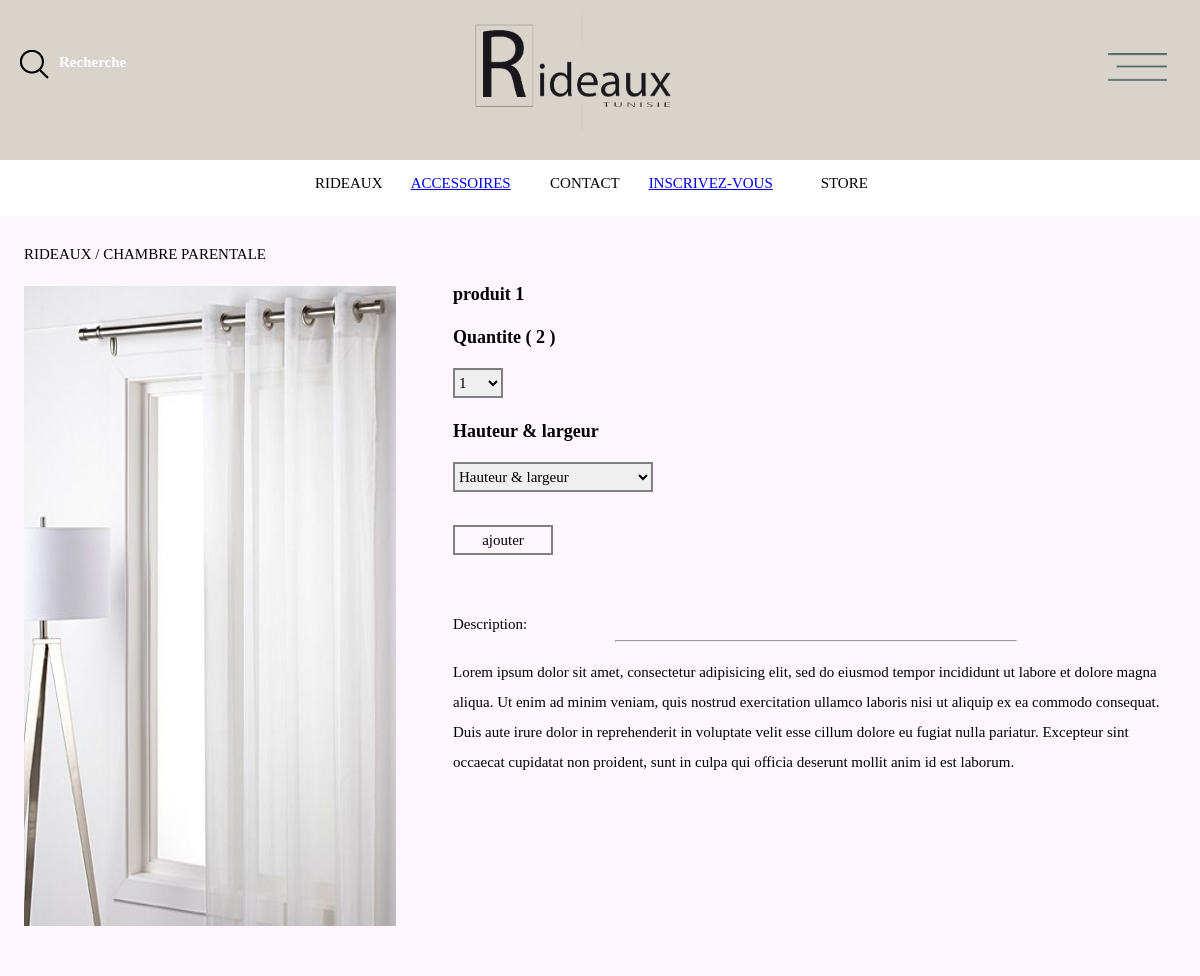
Screenshot of /details.php?id_p=1 with the database file from the repository.
### tables this page shows
CREATE TABLE IF NOT EXISTS `produit` (
  `id_produit` int(11) NOT NULL AUTO_INCREMENT,
  `nom_produit` varchar(100) NOT NULL,
  `description_produit` text NOT NULL,
  `quantite_produit` int(11) NOT NULL,
  `prix_produit` float NOT NULL,
  `image_produit` varchar(200) NOT NULL,
  `categorie_produit` int(11) NOT NULL,
  `reference_produit` varchar(100) NOT NULL,
  `size` varchar(100) NOT NULL,
  PRIMARY KEY (`id_produit`)
);

### details.php (the view, shortened to what this page needs)
<!DOCTYPE html>
<html>
<head>
  <link rel="stylesheet" href="css/conferences1.css" />
  <link rel="stylesheet" type="text/css" href="css/style.css">
</head>
<body>
  <div class="container_index1">
    <?php include('header.php');?>
    <div class="page66">
        <div class="sous_page6">
            RIDEAUX / CHAMBRE PARENTALE
        </div>
        <?php
          $req=mysql_query("select * from produit where id_produit = '$_GET[id_p]'");
          while($row=mysql_fetch_array($req)){
        ?>
        <div class="contenu_produit">
              <div class="sous_page77">
                                      <img src="produit/<?php echo $row['image_produit'];?>" class="image_produit_desc">
              </div>
              <div class="sous_page88">
                  <form action="" method="post">
                      <table style="margin-top:-10px;">
                          <tr>
                              <td style="height:30px;">
                                  <b style="font-size:18px;"><?php echo $row['nom_produit'];?> </b>
                              </td>
                          </tr>
                          <tr>
                              <td>
                              </td>
                          </tr>
                          <tr>
                              <td style="height:90px;">
                                  <label><b style="font-size:18px;">Quantite ( <?php echo $row['quantite_produit'];?> )</b></label><br>
                                  <select name="quantite" style="color:black;height:30px;width:50px;border:2px solid grey;margin-top:20px;">
                                    <option value="1">1</option>
                                  </select>
                              </td>
                          </tr>
                          <tr>
                              <td style="height:90px;">
                                  <label><b style="font-size:18px;">Hauteur & largeur</b></label><br>
                                  <select name="size" style="color:black;height:30px;width:200px;border:2px solid grey;margin-top:20px;">
                                    <option>Hauteur & largeur</option>
                                  </select>
                              </td>
                          </tr>
                          <tr>
                              <td style="height:70px;">
                                 <input name="panier" type="submit" value="ajouter"style="border:2px solid grey;height:30px;width:100px;background:transparent;color:black;">
                              </td>
                          </tr>
                          <tr>
                              <td style="height:250px;">
                                  Description:
                                  <hr style="width:400px;text-align:left;">
                                  <p style="line-height:30px;">
                                  <?php echo $row['description_produit'];?>
                                  </p>
                              </td>
                          </tr>
                      </table>
                  </form>
              </div>
        </div>
        <?php
      }
      ?>
      </div>
    </div>
</body>
</html>

### css/conferences1.css (style rules this page uses)
*, *:before, *:after { overflow-x: hidden; }
body { font-family: MuseoSans, serif; font-size:15px; color: #fff; -webkit-font-smoothing: antialiased; }
input, textarea, select { font-family: MuseoSans, serif; font-size: 15px; color: #fff; }
input[type="submit"], button { -webkit-appearance: none; -webkit-border-radius: 0; }

### css/style.css (style rules this page uses)
body { margin: 0; padding: 0; overflow-x:hidden; }
.page66 { background: #FFF6FF; height: auto; width: 100%; padding-left: 2%; padding-right: 2%; padding-top: 30px; color: black; padding-bottom: 20px; }
.sous_page6 { width: 100%; height: 5vh; }
.sous_page77 { width: 31%; height: 80vh; float: left; margin-bottom: 10px; overflow-y:hidden; margin-right: 2%; }
.sous_page88 { width: 61%; height: 80vh; float: left; margin-bottom: 10px; padding-left: 30px; overflow-y:hidden; margin-right: 2%; }
.image_produit_desc { width: 100%; height: 80vh; }
.contenu_produit { margin-bottom: 20px; }

### rows the page displays
produit: image_produit (picture), nom_produit "produit 1", quantite_produit "2", description_produit "Lorem ipsum dolor sit amet, consectetur adipisicing elit, sed do eiusmod tempor incididunt ut labore et dolore magna aliqua. Ut enim ad minim veniam, quis nostrud exercitation ullamco laboris nisi ut aliquip ex ea commodo consequat. Duis aute irure dolor in reprehenderit in voluptate velit esse cillum dolore eu fugiat nulla pariatur. Excepteur sint occaecat cupidatat non proident, sunt in culpa qui officia deserunt mollit anim id est laborum."
